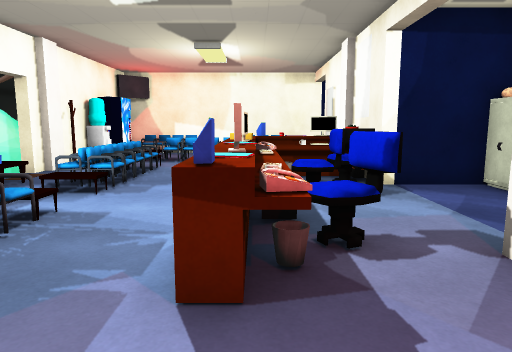
[1] (above)

19 first-person views from a walk through a scene from a Unity 3-D project. The camera is 1.4 m above the floor, tilts 8° down and sees 70° across. The floor is counted in squares, 1 m on a side. Each view is taken from the middle of a square. On the plan, view 1 faces up. The plan holds only what a view shows up to about 16 squares ahead; the rest is blank. The place goes on beyond the plan. The player is left out. Door leaves are left out, so doorways stand open. Some surface patterns are stand-ins.

[2]
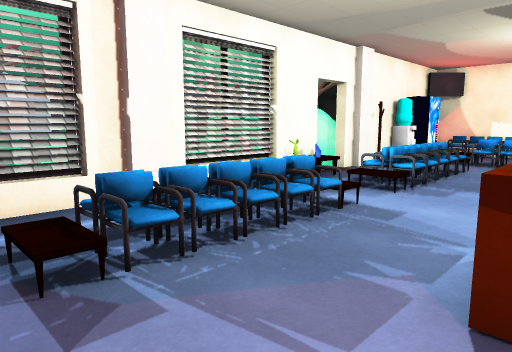

[3]
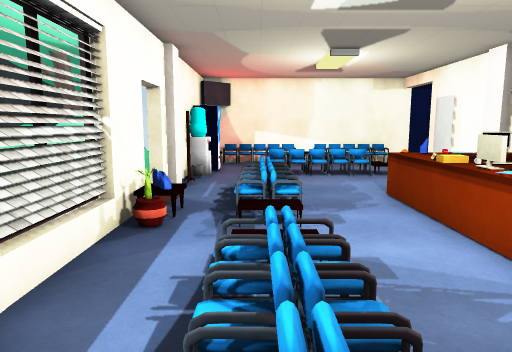

[4]
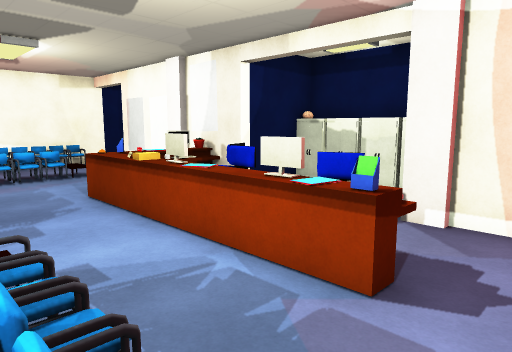

[5]
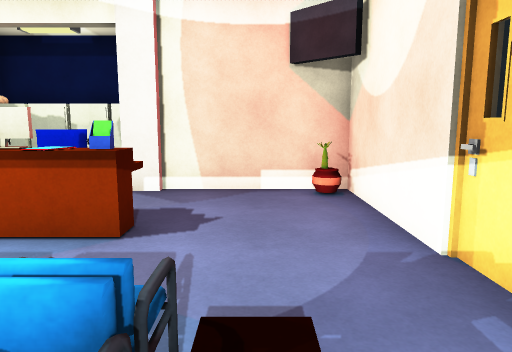

[6]
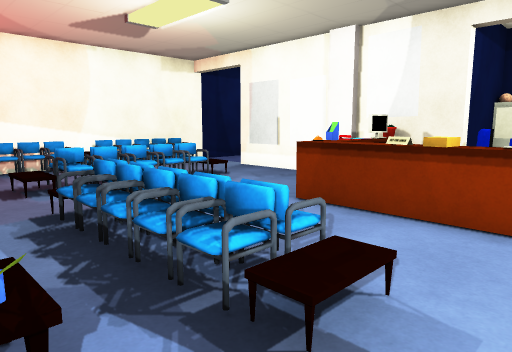

[7]
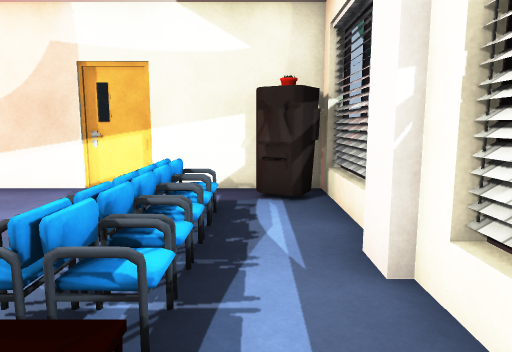

[8]
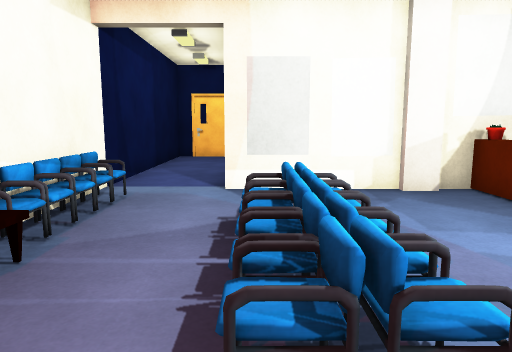

[9]
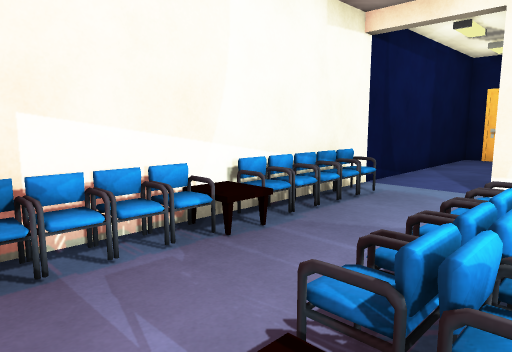

[10]
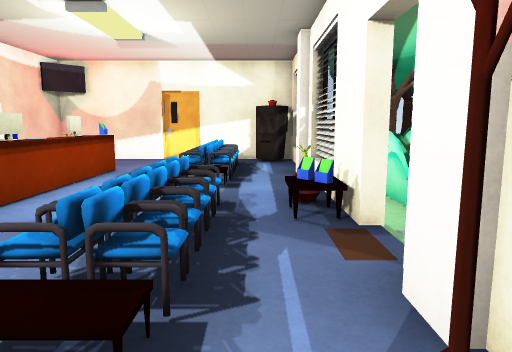

[11]
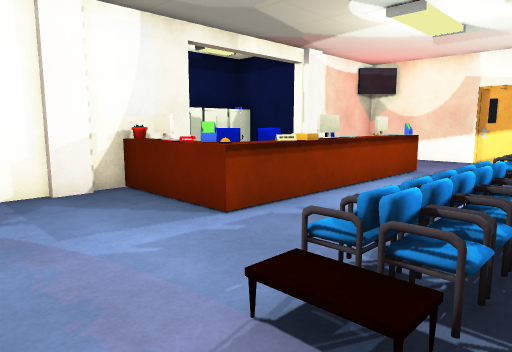

[12]
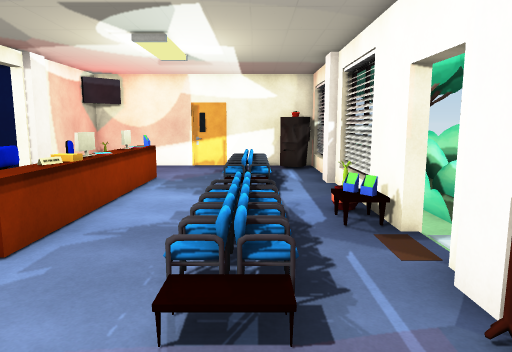

[13]
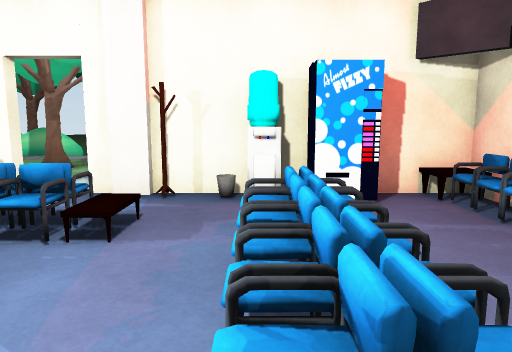

[14]
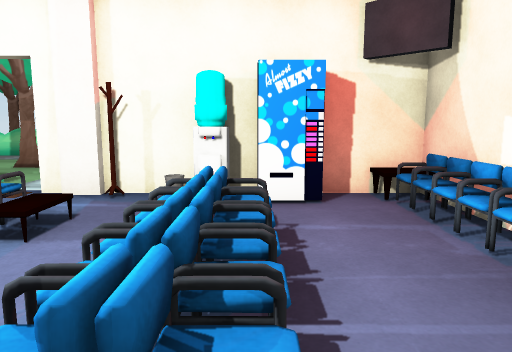

[15]
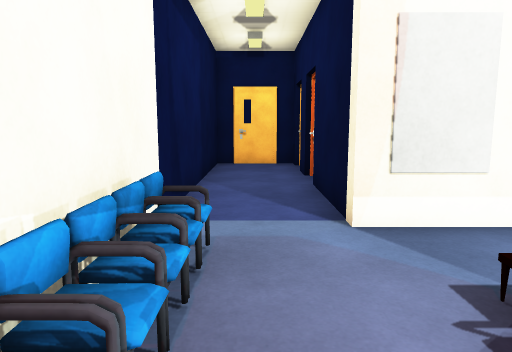

[16]
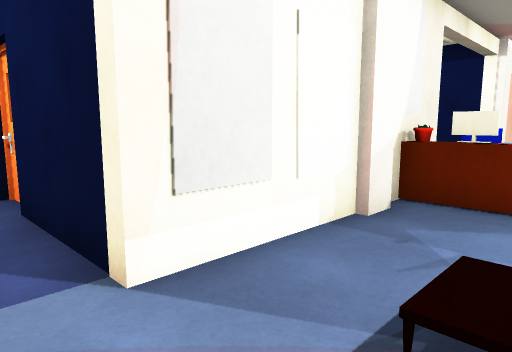

[17]
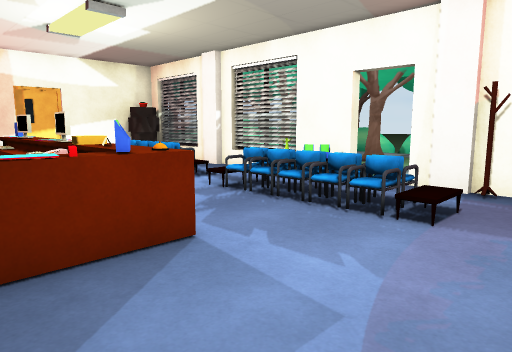

[18]
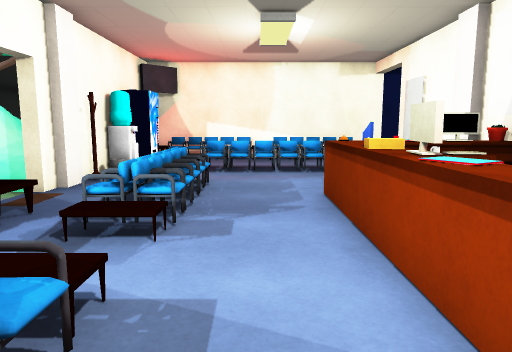

[19]
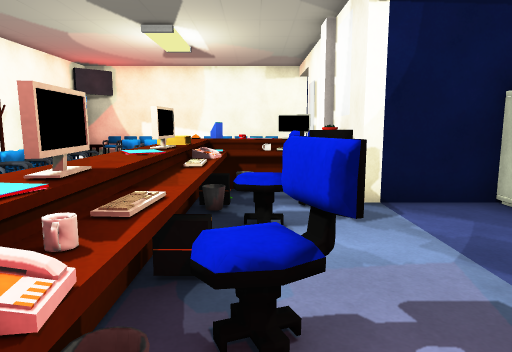

### Floor plan
Key: @ floor where view 1 was taken; # wall or solid block; . main floor; - floor 0.25 m lower than the main floor; : floor 0.5 m higher than the main floor; / step, stairs or slope; D open door; = window, fence, low wall or low ledge; v drop or lower ground; C water cooler; R rack; H chair; P phone; L closet; M monitor; K keyboard; A plant; S sign; O other object.
Columns run from 9 left of view 1 to 11 right of it. Each row starts with its distance up from view 1.
 19   ####   ############
 18   #O#######H........#
 17   #.................#
 16   #O........####.##.#
 15   #O.//:://.#    #  #
 14   #C.//:://.#
 13   #.........#
 12 ###R.:/.....#
 11  -##.:/.....#
 10   DD.:...OOOO
  9  -D..:...SOHO##
  8  -#O.//..POH..L
  7  =#A.//..MH...LL
  6  v#..//..O....LL
  5 =v#..//..KO....L
  4 #=#..:...OH.###L
  3 # #..:...P..#
  2 # =..:/.....#
  1   =..:/.....#
  0   #OO....@.A#
 -1   ###########

Positions as (right, up) in squares from view 1, and headings:
1: (0, 0), facing up
2: (0, 0), facing up-left
3: (-4, 1), facing up
4: (-4, 1), facing up-right
5: (-5, 1), facing right
6: (-6, 6), facing up-right
7: (-5, 7), facing down
8: (-5, 15), facing right
9: (-5, 14), facing up-right
10: (-5, 14), facing down
11: (-5, 14), facing down-right
12: (-4, 15), facing down
13: (1, 14), facing left
14: (1, 15), facing left
15: (-2, 17), facing right
16: (0, 17), facing down-right
17: (2, 14), facing down-left
18: (-2, 3), facing up
19: (1, 2), facing up
